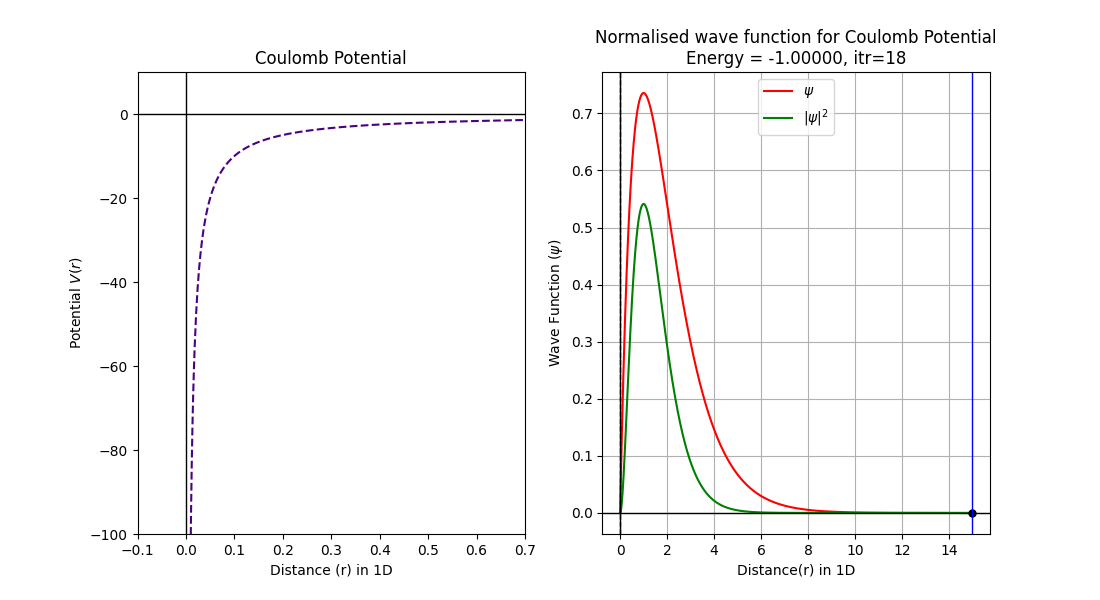

Reproduce this figure in Python.
#Solution of Schrodinger's 1D wave equation for Coulomb potential
#Numerov Method

import numpy as np
import matplotlib.pyplot as plt
from scipy.integrate import simpson


#Define the dimensionless potential
def V(r):
    return -1/r

nodes=int(input('Enter the number of nodes : '))     
    
#Boundary conditions for a wave function
#Large end point to capture many Coulomb Potential states before infinite well states (positive energies) take over when the system actually responds to the finite boundary conditions for higher excited states
#Larger the boundary, more tolerance required for wavefunction to converge
r0,y0,rn,yn=1e-7,0,15,0
#r0,y0,rn,yn=1e-12,0,200,0
n=10000
r,h=np.linspace(r0,rn,n,retstep=True)
psi=np.zeros(n)
psi[0],psi[1]=0,0.001

#Numerov method with shooting parameter E as energy
def Coulomb(E):
    k=2*(E/2-V(r))            #Parameter from Time Independent Schrodinger Equation
    for i in range(1,n-1):   
       psi[i+1]=(2*(1-(5/12)*h**2*k[i])*psi[i]-(1+(1/12)*h**2*k[i-1])*psi[i-1])/(1+(1/12)*h**2*k[i+1])
    return psi 



#Bisection method for proper choice of energy
#Energies are negative (-1/n**2) with maximum value of -1.0 (scaled system) for the Coulomb Potential
energies=np.arange(-1.2,0,0.002)
H=[]
for i in energies:
    hits=Coulomb(i)[-1]
    H.append(hits)

plt.figure(figsize=(11,6))
Eigen_Energy=[]
for i in range(1,len(energies)):
    a=np.signbit(H[i-1])
    b=np.signbit(H[i])
    if a!=b:
        E1=energies[i-1]
        E2=energies[i]
        itr=0.0
        while True:
            E3=(E1+E2)/2
            if Coulomb(E3)[-1]==0:
                break
            if Coulomb(E1)[-1]*Coulomb(E3)[-1]>0:
                E1=E3
            else:
                E2=E3
            itr=itr+1
            acc=abs(E1-E2)
            if acc<0.00000001:
                break
        Eigen_Energy.append(E3)

        
#Normalisation of wave function
N=1/np.sqrt(simpson(Coulomb(Eigen_Energy[nodes])*Coulomb(Eigen_Energy[nodes]),x=r))
solution=N*Coulomb(Eigen_Energy[nodes])

#Plotting and printing
plt.subplot(121)
plt.plot(r,V(r),'--',color='indigo')
plt.ylabel(r'Potential $V(r)$')
plt.xlabel('Distance (r) in 1D')
plt.title('Coulomb Potential')
plt.xlim(-0.1,0.7)
plt.ylim(-100,10)
plt.axhline(color='black',lw=1)
plt.axvline(color='black',lw=1)
   
plt.subplot(122)
plt.plot(r,solution,'r',lw=1.5,label=r'$\psi$')
plt.plot(r,solution**2,'g',lw=1.5,label=r'$|\psi|^2$')
plt.plot(r[-1],Coulomb(Eigen_Energy[nodes])[-1],'o',color='black',ms=5)
plt.title('Normalised wave function for Coulomb Potential\n'+r'Energy =%9.5f, itr=%2i'%(Eigen_Energy[nodes],itr))
plt.xlabel('Distance(r) in 1D')
plt.ylabel(r'Wave Function ($\psi$)')
plt.axhline(color='black',lw=1)
plt.axvline(color='black',lw=1)
plt.axvline(x=r0,color='black',lw=1,ls='--')
plt.axvline(x=rn,color='blue',lw=1)
plt.grid()
plt.legend(loc='best',prop={'size':10}) 

plt.savefig('/home/[user]/Desktop/GitHub/Computational-Physics-UG/Application to some physics problems/Scrodinger Equation/TISE/Numerov Method/Automated Method/Python Files/Coulomb.png') 
plt.show()
print('The Eigen-Energy satisfying the boundary condition is',Eigen_Energy[nodes])
     
